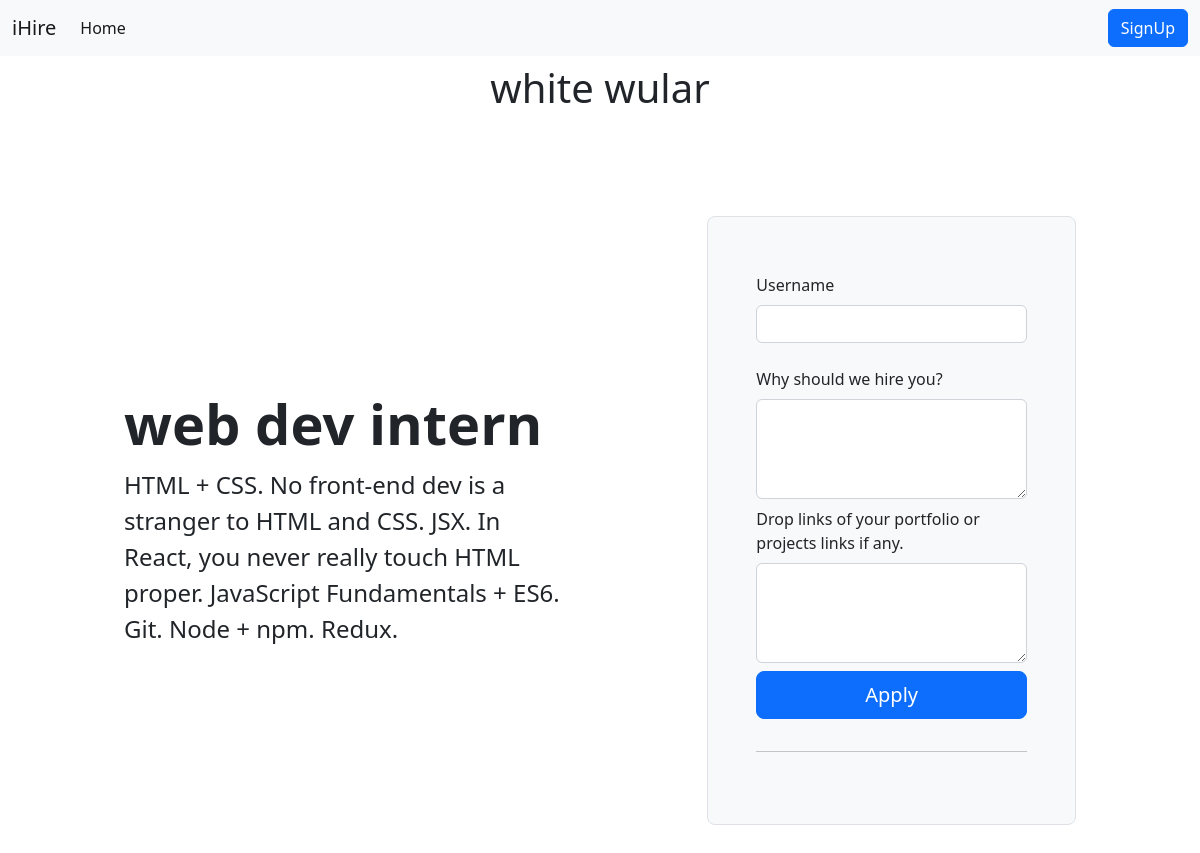
Screenshot of /brand.php?brand_id=6 with the database file from the repository.
### tables this page shows
CREATE TABLE `brands` (
  `brand_id` int(8) NOT NULL,
  `brand_name` varchar(255) NOT NULL,
  `brand_title` varchar(255) NOT NULL,
  `brand_description` text NOT NULL,
  `brand_by` int(8) NOT NULL,
  `timestamp` datetime NOT NULL DEFAULT current_timestamp()
);

### brand.php (the view, shortened to what this page needs)
<?php
include './partials/_header.php';
?>
<!DOCTYPE html>
<html lang="en">
<head>
    <link href="https://cdn.jsdelivr.net/npm/bootstrap@5.2.0-beta1/dist/css/bootstrap.min.css" rel="stylesheet">
</head>
<body>
    <?php
    include './partials/_dbconnect.php';
    ?>
    <?php
    $id = $_GET['brand_id'];
    $sql = "SELECT * FROM  `brands` WHERE `brand_id` = '$id'";
    $result = mysqli_query($conn, $sql);
    while ($row = mysqli_fetch_array($result)) {
        echo '<h1 class="text-center mt-2">' . $row['brand_name'] . '</h1>
    <div class="container col-xl-10 col-xxl-8 px-4 py-5">
  <div class="row align-items-center g-lg-5 py-5">
    <div class="col-lg-7 text-center text-lg-start">
      <h1 class="display-4 fw-bold lh-1 mb-3">' . $row['brand_title'] . '</h1>
      <p class="col-lg-10 fs-4">' . $row['brand_description'] . '</p>
    </div>
    <div class="col-md-10 mx-auto col-lg-5">
      <form class="p-4 p-md-5 border rounded-3 bg-light" action="'. $_SERVER['REQUEST_URI'] .'" method="post">
        <div class="mb-3">
        <label class="my-2" for="username">Username</label>
          <input type="text" class="form-control" id="username" name="username">
        </div>
        <div class="mb-3">
        <div>
        <label  class="my-2" for="question">Why should we hire you?</label>
       <textarea class="form-control" id="question" name="question" style="height: 100px"></textarea>
       </div>
        <div class="mb-3">
        <div>
        <label  class="my-2" for="links">Drop links of your portfolio or projects links if any.</label>
     <textarea class="form-control" id="links" name="links" style="height: 100px"></textarea>
      </div>
        <button class="w-100 btn btn-lg btn-primary my-2" type="submit">Apply</button>
        <hr class="my-4">
      </form>
    </div>
  </div>
</div>';
    }
    ?>
</body>
</html>

### rows the page displays
brands: brand_name "white wular", brand_title "web dev intern", brand_description "HTML + CSS. No front-end dev is a stranger to HTML and CSS. JSX. In React, you never really touch HTML proper. JavaScript Fundamentals + ES6. Git. Node + npm. Redux."
